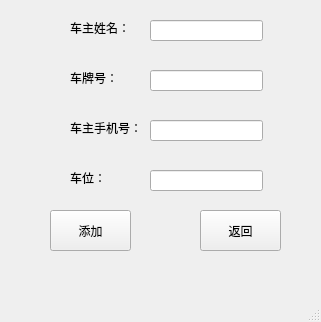
<?xml version="1.0" encoding="UTF-8"?>
<ui version="4.0">
 <class>InCar</class>
 <widget class="QMainWindow" name="InCar">
  <property name="geometry">
   <rect>
    <x>0</x>
    <y>0</y>
    <width>321</width>
    <height>322</height>
   </rect>
  </property>
  <property name="windowTitle">
   <string>车辆进入</string>
  </property>
  <widget class="QWidget" name="centralwidget">
   <widget class="QPushButton" name="pushButton_add">
    <property name="geometry">
     <rect>
      <x>50</x>
      <y>210</y>
      <width>81</width>
      <height>41</height>
     </rect>
    </property>
    <property name="text">
     <string>添加</string>
    </property>
   </widget>
   <widget class="QPushButton" name="pushButton_return">
    <property name="geometry">
     <rect>
      <x>200</x>
      <y>210</y>
      <width>81</width>
      <height>41</height>
     </rect>
    </property>
    <property name="text">
     <string>返回</string>
    </property>
   </widget>
   <widget class="QLabel" name="label_name">
    <property name="geometry">
     <rect>
      <x>70</x>
      <y>20</y>
      <width>58</width>
      <height>16</height>
     </rect>
    </property>
    <property name="text">
     <string>车主姓名：</string>
    </property>
   </widget>
   <widget class="QLabel" name="label_carnum">
    <property name="geometry">
     <rect>
      <x>70</x>
      <y>70</y>
      <width>58</width>
      <height>16</height>
     </rect>
    </property>
    <property name="text">
     <string>车牌号：</string>
    </property>
   </widget>
   <widget class="QLabel" name="label_phone">
    <property name="geometry">
     <rect>
      <x>70</x>
      <y>120</y>
      <width>91</width>
      <height>16</height>
     </rect>
    </property>
    <property name="text">
     <string>车主手机号：</string>
    </property>
   </widget>
   <widget class="QLineEdit" name="lineEdit_name">
    <property name="geometry">
     <rect>
      <x>150</x>
      <y>20</y>
      <width>113</width>
      <height>21</height>
     </rect>
    </property>
   </widget>
   <widget class="QLineEdit" name="lineEdit_carnum">
    <property name="geometry">
     <rect>
      <x>150</x>
      <y>70</y>
      <width>113</width>
      <height>21</height>
     </rect>
    </property>
   </widget>
   <widget class="QLineEdit" name="lineEdit_phone">
    <property name="geometry">
     <rect>
      <x>150</x>
      <y>120</y>
      <width>113</width>
      <height>21</height>
     </rect>
    </property>
   </widget>
   <widget class="QLineEdit" name="lineEdit_seat">
    <property name="geometry">
     <rect>
      <x>150</x>
      <y>170</y>
      <width>113</width>
      <height>21</height>
     </rect>
    </property>
   </widget>
   <widget class="QLabel" name="label_seat">
    <property name="geometry">
     <rect>
      <x>70</x>
      <y>170</y>
      <width>91</width>
      <height>16</height>
     </rect>
    </property>
    <property name="text">
     <string>车位：</string>
    </property>
   </widget>
  </widget>
  <widget class="QMenuBar" name="menubar">
   <property name="geometry">
    <rect>
     <x>0</x>
     <y>0</y>
     <width>321</width>
     <height>22</height>
    </rect>
   </property>
  </widget>
  <widget class="QStatusBar" name="statusbar"/>
 </widget>
 <resources/>
 <connections/>
</ui>
